Frame 1 (no input): blank canvas, image omitted
Frame 60 (no input): blank canvas, image omitted
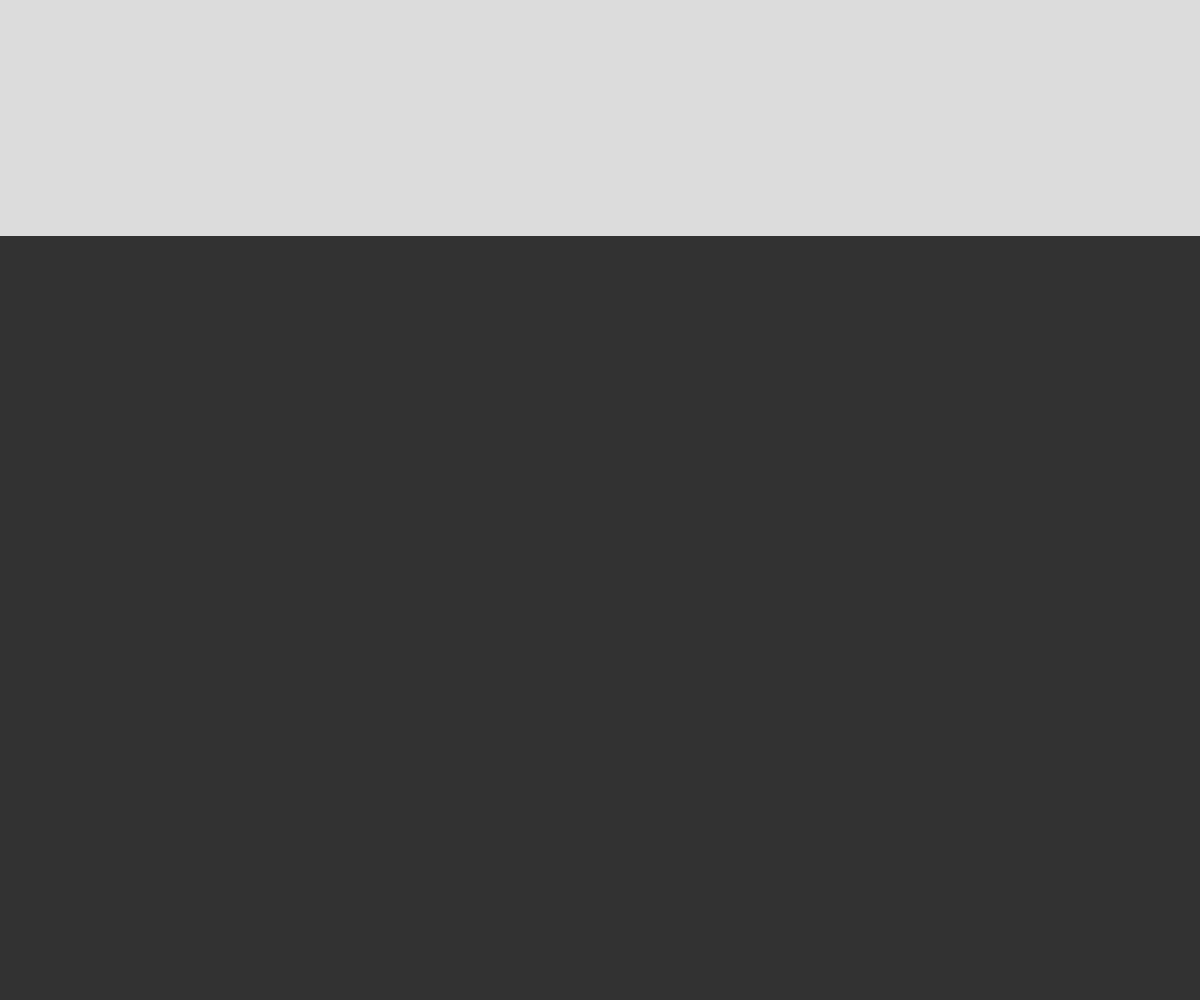
Frame 120 (the mouse pressed at the canvas centre since frame 60)

The p5.js sketch whose frames 1 and 60 were blank and that drew this single picture after the mouse press (run headless with seeded random() and noise() and a simulated clock; from frame 60 on, the mouse is pressed at the canvas centre):

// p5.js sketch
// ── sketch.js
var value = false;
var y = 0;
var colorbg = 50;

var delta = 0;


function setup() {
  createCanvas(windowWidth, windowHeight);
    noStroke();
}

function mousePressed() {
    
    if (mouseY < 600) {
    if(value == false) {
        value = true;
    }} 
    else if (mouseY > 600){
    
      delta = touchX;
}
}

 
function mouseReleased() {
    if (mouseY < 600) {
    if(value == true) {
        value = false;
    } } 
    else if (mouseY > 600) {
    
      delta = touchX - delta;
//valueX = touchX - valueX;

}
    
}

function touchStarted() {
   if (mouseY < 600) {
    if(value == false) {
        value = true;
    }} 
    else if (mouseY > 600){
    
      delta = touchX;
}
}

function touchEnded() {
    
    if (mouseY < 600) {
    if(value == true) {
        value = false;
    } } 
    else if (mouseY > 600) {
    
      delta = touchX - delta;
//valueX = touchX - valueX;

}
}


function draw() {
    background(colorbg);
    
    noStroke;
    fill(220);
    rect(0,0,windowWidth,y);
    
    // modificare i valori di seguito per rallentare o velocizzare
    
    var valDiscesa = 4;
    var valSalita = 1 + delta/100;
          console.log(valSalita)

    if (valSalita < 1){
        valSalita = 1;
    }
    

    
    if (value == true && y < height-10) {
        
       for(i=0; i < valDiscesa ; i++) {
         y = y + 1;
    } 
    
    } else if (value == false && y > 6){
        
    for(i=0; i < valSalita ; i++) {
         y = y - 1;
    } 
        
    }
        
    }

  
  // Touch within the image to change
// the value of the rectangle
